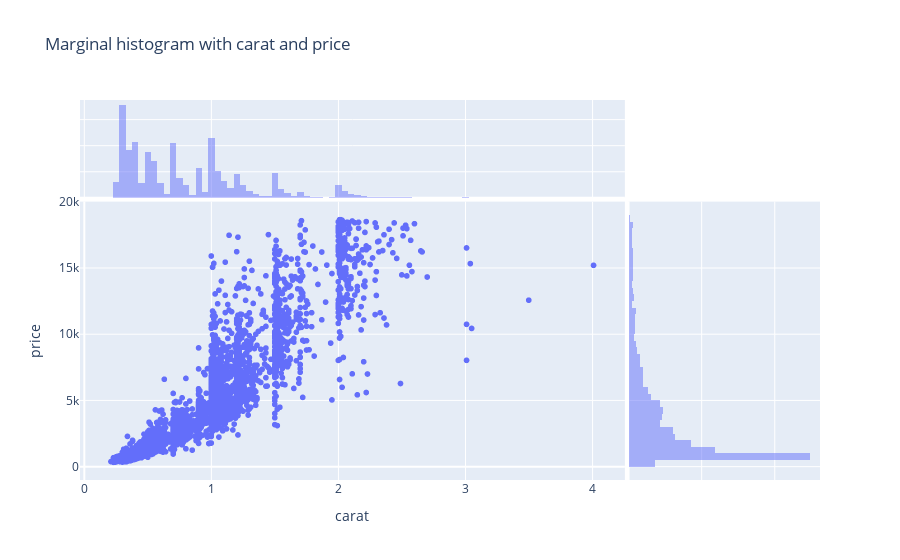

The cell this chart's notebook holds for it:
### Markdown cell above
## marginal plot useing plotly

### Code cell
# Scatter plot with marginal histogram
fig = px.scatter(df,x ='carat' ,y ='price',
                 marginal_x='histogram',
                 marginal_y='histogram',
                 title='Marginal histogram with carat and price')
fig.show()

### Figure 1 — Plotly figure (JSON) as saved in the notebook; plotly's stock layout.template omitted (floating-point values rounded to 4 significant figures; data arrays with more than 128 entries replaced by an {"elided": "..."} marker saying what was removed)
{"data": [{"hovertemplate": "carat=%{x}<br>price=%{y}<extra></extra>", "legendgroup": "", "marker": {"color": "#636efa", "symbol": "circle"}, "mode": "markers", "name": "", "showlegend": false, "type": "scattergl", "x": {"elided": "5394 float values"}, "xaxis": "x", "y": {"elided": "5394 int values"}, "yaxis": "y"}, {"bingroup": "x", "hovertemplate": "carat=%{x}<br>count=%{y}<extra></extra>", "legendgroup": "", "marker": {"color": "#636efa"}, "name": "", "opacity": 0.5, "showlegend": false, "type": "histogram", "x": {"elided": "5394 float values"}, "xaxis": "x3", "yaxis": "y3"}, {"bingroup": "y", "hovertemplate": "price=%{y}<br>count=%{x}<extra></extra>", "legendgroup": "", "marker": {"color": "#636efa"}, "name": "", "opacity": 0.5, "showlegend": false, "type": "histogram", "xaxis": "x2", "y": {"elided": "5394 int values"}, "yaxis": "y2"}], "layout": {"barmode": "overlay", "legend": {"tracegroupgap": 0}, "title": {"text": "Marginal histogram with carat and price"}, "xaxis": {"anchor": "y", "domain": [0, 0.7363], "title": {"text": "carat"}}, "xaxis2": {"anchor": "y2", "domain": [0.7413, 1], "matches": "x2", "showgrid": true, "showline": false, "showticklabels": false, "ticks": ""}, "xaxis3": {"anchor": "y3", "domain": [0, 0.7363], "matches": "x", "showgrid": true, "showticklabels": false}, "xaxis4": {"anchor": "y4", "domain": [0.7413, 1], "matches": "x2", "showgrid": true, "showline": false, "showticklabels": false, "ticks": ""}, "yaxis": {"anchor": "x", "domain": [0, 0.7326], "title": {"text": "price"}}, "yaxis2": {"anchor": "x2", "domain": [0, 0.7326], "matches": "y", "showgrid": true, "showticklabels": false}, "yaxis3": {"anchor": "x3", "domain": [0.7426, 1], "matches": "y3", "showgrid": true, "showline": false, "showticklabels": false, "ticks": ""}, "yaxis4": {"anchor": "x4", "domain": [0.7426, 1], "matches": "y3", "showgrid": true, "showline": false, "showticklabels": false, "ticks": ""}}}
